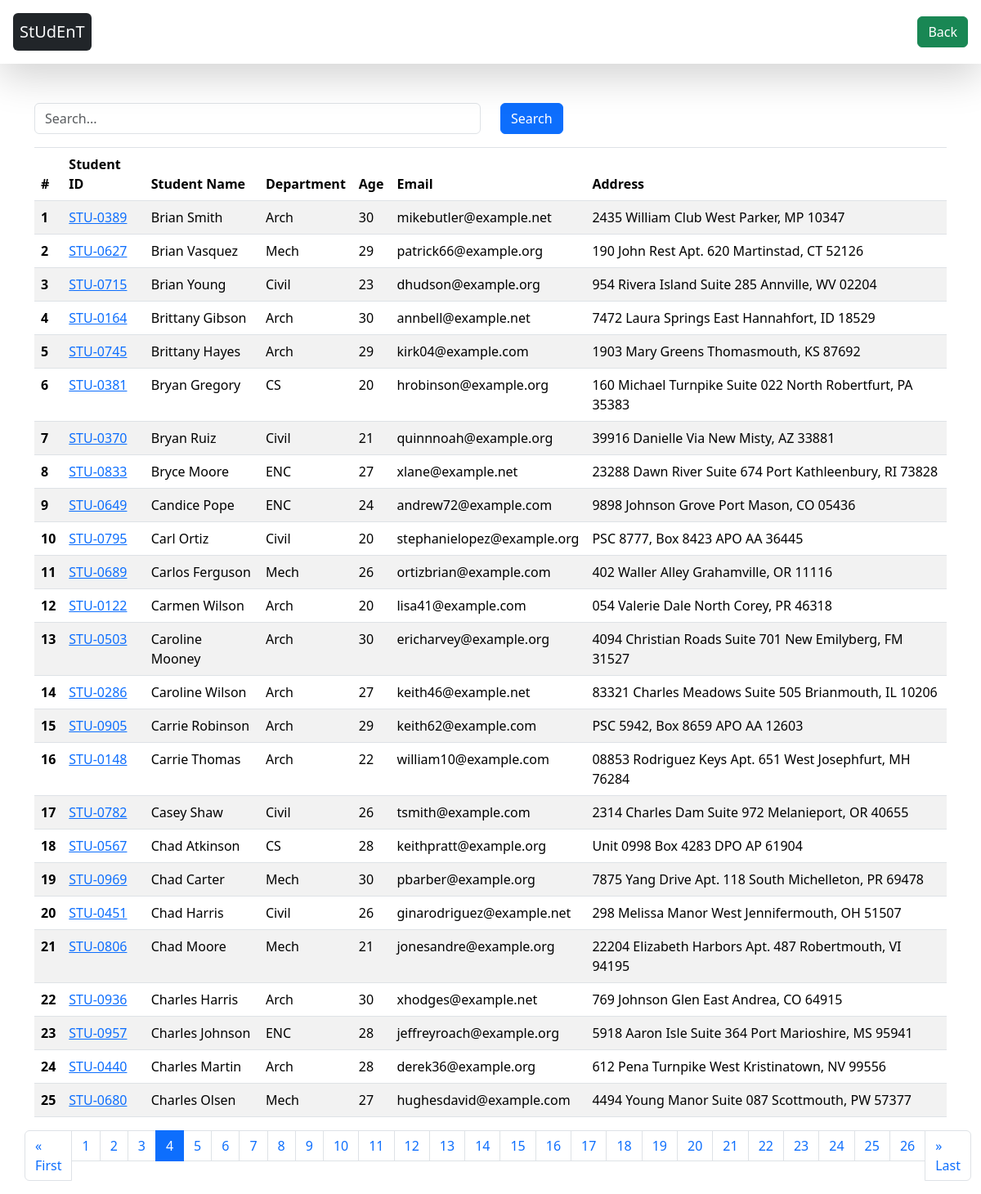
/?page=4, run on the app's committed database.
### database/models.py (models this page shows, shortened)
class Student (models.Model):
        department = models.ForeignKey( Department , related_name="depart", on_delete=models.CASCADE)
        student_id = models.OneToOneField(StudentID , related_name="studentid", on_delete=models.CASCADE)
        student_name = models.CharField(max_length= 100)
        student_email = models.EmailField(unique=True)
        student_age= models.IntegerField(default=18)
        student_address = models.TextField()
        class Meta:
            ordering= ['student_name']
            verbose_name='student'

class StudentID (models.Model):
    student_id  = models.CharField(max_length=100)
    def __str__(self) -> str:
        return self.student_id

class Department( models.Model) :
    department =models.CharField(max_length=100)
    def __str__(self) -> str:
        return self.department
    class Meta :
          ordering =['department']

### home/views.py (the view, shortened to what this page needs)
# urls.py: path('',  get_student , name = 'Home'),
def get_student(request ):
     student = Student.objects.all()
     paginator = Paginator(student, 25)  # Show 25 contacts per page.
     page_number = request.GET.get("page",1)
     page_obj = paginator.get_page(page_number)
     context = {'students': page_obj}
     return render(request, 'student.html',context)

### home/templates/student.html
{% extends "base.html" %}
{% block start %}
<div class="container mt-5">
<form>
    <div class="row mb-3">
        <div class="col-md-6">
            <input type="text" class="form-control"  name ='search' id="search" placeholder="Search...">
        </div>
        <div class="col-md-2">
            <button class="btn btn-primary" id="search">Search</button>
        </div>
    </div>
</form>
    <table class="table table-striped table-bordered">
        <thead class="thead-dark">
            <tr>
                <th scope="col">#</th>
                <th scope="col">Student ID</th>
                <th scope="col">Student Name</th>
                <th scope="col">Department</th>
                <th scope="col">Age</th>
                <th scope="col">Email</th>
                <th scope="col">Address</th>
            </tr>
        </thead>
        <tbody>
            {% for student in students %}
            <tr>
                <th scope="row">{{ forloop.counter }}</th>
                <td> <a href="{% url 'see_report' student.student_id  %}">
                {{ student.student_id }}</a>
            </td>
                <td>{{ student.student_name }}</td>
                <td>{{ student.department }}</td>
                <td>{{ student.student_age }}</td>
                <td>{{ student.student_email }}</td>
                <td>{{ student.student_address }}</td>
            </tr>
            {% endfor %}
        </tbody>
    </table>
</div>
<div style="width: 95%; margin:0 auto;">
    <nav aria-label="...">
        <ul class="pagination">
            <li class="page-item {% if not students.has_previous %}disabled{% endif %}">
                <a class="page-link" {% if students.has_previous %}href="?page=1"{% endif %}>&laquo; First</a>
            </li>
            {% for num in students.paginator.page_range %}
            <li class="page-item {% if students.number == num %}active{% endif %}">
                <a class="page-link" href="?page={{ num }}">{{ num }}</a>
            </li>
            {% endfor %}
            <li class="page-item {% if not students.has_next %}disabled{% endif %}">
                <a class="page-link" {% if students.has_next %}href="?page={{ students.paginator.num_pages }}"{% endif %}>&raquo; Last</a>
            </li>
        </ul>
    </nav>
</div>
{% endblock %}

### home/templates/base.html (style rules this page uses)
table ,th,td { border: 10px rgb(12, 12, 12); }

### data on the page
Student: student_id "STU-0389", student_name "Brian Smith", department "Arch", student_age "30", student_email "mikebutler@example.net", student_address "2435 William Club West Parker, MP 10347"
Student: student_id "STU-0627", student_name "Brian Vasquez", department "Mech", student_age "29", student_email "patrick66@example.org", student_address "190 John Rest Apt. 620 Martinstad, CT 52126"
Student: student_id "STU-0715", student_name "Brian Young", department "Civil", student_age "23", student_email "dhudson@example.org", student_address "954 Rivera Island Suite 285 Annville, WV 02204"
Student: student_id "STU-0164", student_name "Brittany Gibson", department "Arch", student_age "30", student_email "annbell@example.net", student_address "7472 Laura Springs East Hannahfort, ID 18529"
Student: student_id "STU-0745", student_name "Brittany Hayes", department "Arch", student_age "29", student_email "kirk04@example.com", student_address "1903 Mary Greens Thomasmouth, KS 87692"
Student: student_id "STU-0381", student_name "Bryan Gregory", department "CS", student_age "20", student_email "hrobinson@example.org", student_address "160 Michael Turnpike Suite 022 North Robertfurt, PA 35383"
Student: student_id "STU-0370", student_name "Bryan Ruiz", department "Civil", student_age "21", student_email "quinnnoah@example.org", student_address "39916 Danielle Via New Misty, AZ 33881"
Student: student_id "STU-0833", student_name "Bryce Moore", department "ENC", student_age "27", student_email "xlane@example.net", student_address "23288 Dawn River Suite 674 Port Kathleenbury, RI 73828"
Student: student_id "STU-0649", student_name "Candice Pope", department "ENC", student_age "24", student_email "andrew72@example.com", student_address "9898 Johnson Grove Port Mason, CO 05436"
Student: student_id "STU-0795", student_name "Carl Ortiz", department "Civil", student_age "20", student_email "stephanielopez@example.org", student_address "PSC 8777, Box 8423 APO AA 36445"
Student: student_id "STU-0689", student_name "Carlos Ferguson", department "Mech", student_age "26", student_email "ortizbrian@example.com", student_address "402 Waller Alley Grahamville, OR 11116"
Student: student_id "STU-0122", student_name "Carmen Wilson", department "Arch", student_age "20", student_email "lisa41@example.com", student_address "054 Valerie Dale North Corey, PR 46318"
Student: student_id "STU-0503", student_name "Caroline Mooney", department "Arch", student_age "30", student_email "ericharvey@example.org", student_address "4094 Christian Roads Suite 701 New Emilyberg, FM 31527"
Student: student_id "STU-0286", student_name "Caroline Wilson", department "Arch", student_age "27", student_email "keith46@example.net", student_address "83321 Charles Meadows Suite 505 Brianmouth, IL 10206"
Student: student_id "STU-0905", student_name "Carrie Robinson", department "Arch", student_age "29", student_email "keith62@example.com", student_address "PSC 5942, Box 8659 APO AA 12603"
Student: student_id "STU-0148", student_name "Carrie Thomas", department "Arch", student_age "22", student_email "william10@example.com", student_address "08853 Rodriguez Keys Apt. 651 West Josephfurt, MH 76284"
Student: student_id "STU-0782", student_name "Casey Shaw", department "Civil", student_age "26", student_email "tsmith@example.com", student_address "2314 Charles Dam Suite 972 Melanieport, OR 40655"
Student: student_id "STU-0567", student_name "Chad Atkinson", department "CS", student_age "28", student_email "keithpratt@example.org", student_address "Unit 0998 Box 4283 DPO AP 61904"
Student: student_id "STU-0969", student_name "Chad Carter", department "Mech", student_age "30", student_email "pbarber@example.org", student_address "7875 Yang Drive Apt. 118 South Michelleton, PR 69478"
Student: student_id "STU-0451", student_name "Chad Harris", department "Civil", student_age "26", student_email "ginarodriguez@example.net", student_address "298 Melissa Manor West Jennifermouth, OH 51507"
Student: student_id "STU-0806", student_name "Chad Moore", department "Mech", student_age "21", student_email "jonesandre@example.org", student_address "22204 Elizabeth Harbors Apt. 487 Robertmouth, VI 94195"
Student: student_id "STU-0936", student_name "Charles Harris", department "Arch", student_age "30", student_email "xhodges@example.net", student_address "769 Johnson Glen East Andrea, CO 64915"
Student: student_id "STU-0957", student_name "Charles Johnson", department "ENC", student_age "28", student_email "jeffreyroach@example.org", student_address "5918 Aaron Isle Suite 364 Port Marioshire, MS 95941"
Student: student_id "STU-0440", student_name "Charles Martin", department "Arch", student_age "28", student_email "derek36@example.org", student_address "612 Pena Turnpike West Kristinatown, NV 99556"
Student: student_id "STU-0680", student_name "Charles Olsen", department "Mech", student_age "27", student_email "hughesdavid@example.com", student_address "4494 Young Manor Suite 087 Scottmouth, PW 57377"

### other printed values
{{ num }} "1" "2" "3" "4" "5" "6" "7" "8" "9" "10" "11" "12" "13" "14" "15" "16" "17" "18" "19" "20" "21" "22" "23" "24" "25" "26"
